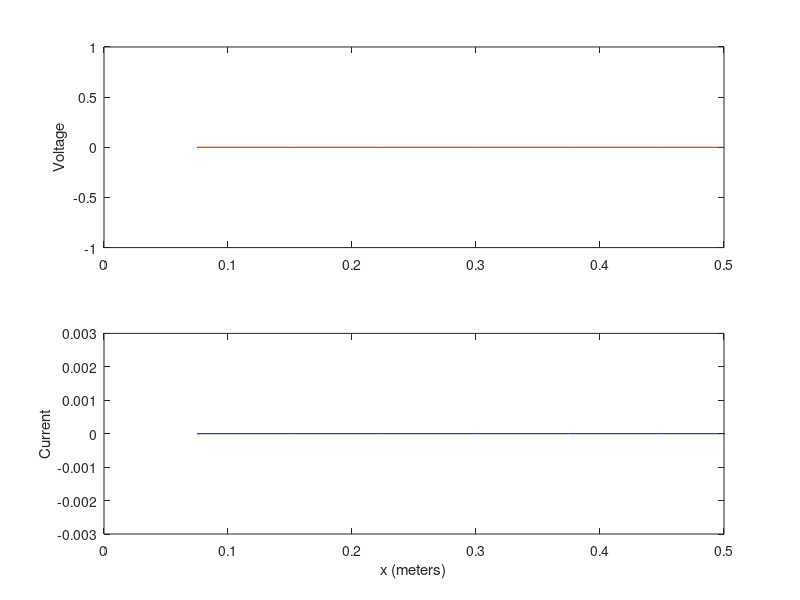

Write MATLAB code to recreate this figure. (Note: this script raises an error after producing the figure.)

%  1D-FDTD code for the solution of the transmission line equations. 
%  parallel RC elements are added to the load end.
%  a matching network (at f = 100MHz) is inserted, with a capacitor placed
%  at a distance d = 0.207*lambda from the load, in parallel with the source.
%
%  Calculation of S11 term is performed.
%
%                            <---------------- d ---------------->
%       ----------------------------------------------------------
%                            |                                    |
%                            |                                   ---  
%                            |                                  |   |
%                            -  C_mid                    C_load -   > R_load
%                            -                                  -   <
%                            |                                  |___|
%                            |                                    |
%       ---------------------------------------------------------- 
%
%  Ana C. C. Couto, CNPq Science Without Borders,
%  supervised by Costas D. Sarris,   
%  Department of Electrical and Computer Engineering,
%  University of Toronto 
%
%  ECE 1252H, Summer 2016

close all;
clear ; 
clf   ;  % initialization
clc   ;

% UNITS
meters = 1;
centimeters = 1e-2 * meters;
millimeters = 1e-3 * meters;
inches      = 2.54 * centimeters;
feet        = 12 * inches;
seconds     = 1;
hertz       = 1/seconds;
kilohertz   = 1e3 * hertz;
megahertz   = 1e6 * hertz;
gigahertz   = 1e9 * hertz;

%%%% FDTD PARAMETERS AND PROGRAM CONSTANTS
c0 = 299792458 * meters/seconds;   % speed of light in free space
e0 = 8.8541878176e-12 * 1/meters;  % permittivity of free space 
u0 = 1.2566370614e-6 * 1/meters;   % permeability of free space

fmax  = 1e-1*gigahertz      ;        % gaussian excitation parameters
Ts    = 1./(2.*fmax) ;
t0    = 3.*Ts        ; 

fsin  = fmax;                       % fixed frequency for sin wave
w     = 2*pi*fsin;                  % omega frequency
k     = w./c0;                      % wave number

time_steps = 1998;                  % time steps to be run
Ncells     = 800;                   % number of cells 
dx         = c0/fmax/40. * meters;  % cell size is chosen lambda/40
s          = 0.8;                   % CFL number
dt         = s*dx/c0;               % time step duration
tm         = dt*(1:time_steps) ;    
N_FFT      = time_steps;
FREQ       = linspace(0,fmax,N_FFT);
freq       = (1/dt)*(0:N_FFT/2)/N_FFT ;
w_array    = 2*pi*FREQ;             % angular frequency array
K          = exp(-1i*2*pi*dt*FREQ);
REF        = zeros(1,N_FFT);        % initializing fourier transforms
REC        = zeros(1,N_FFT);
SRC        = zeros(1,N_FFT);
nsamp      = Ncells-50 ;

L_dis   = ((pi*1e-7)/1.88365)*ones(1,Ncells) ;  % distributed inductance
C_dis   = (1.0./(L_dis*(c0*c0)));    % distributed capacitance
R_dis   = zeros(1,Ncells) ;          % distributed resistance
G_dis   = zeros(1,Ncells) ;          % distributed conductance
Zc      = sqrt(L_dis/C_dis)  ;       % impedance of the line
Rs      = 0.01;                       % resistance of the source

R_load  = 125;                        % resistance of the load
C_load  = 2.548e-11;                 % capacitance of the load
L_load  = 2e119;                     % inductance of the load
C_mid   = 50e-12;                    % capacitor inserted in the middle

YL = (1./R_load) + 1i.*w_array.*C_load; % admittance of the load
ZL = 1./YL;                             % impedance of the load

% LOAD ELEMENTS LOCATION AND UPDATE
  ncap         = Ncells-8;         % cell of load capacitor
  C_dis(ncap)  = C_mid./dx;        % updated capacitance at the middle


% ARRAYS OF VOLTAGE AND CURRENT
vn(1:Ncells+1) = 0 ;  
in(1:Ncells)   = 0 ; 
inind          = 0 ;
sn             = 0 ;

v1m_prev  = 0 ;  % auxiliary variable for Boundary C.


% TRANSMISSION LINE EQS' AND BOUNDARY CONDITION CONSTANTS
vrel = (G_dis*dt)./(2.*C_dis) ;
irel = (R_dis*dt)./(2.*L_dis) ;

cin  = (1 - irel)./(1 + irel)       ;
ain  = dt./( L_dis.*dx.*(1.+irel) ) ; 

cvn  = (1 - vrel)./(1 + vrel)       ;
avn  = dt./( C_dis.*dx.*(1.+vrel) ) ; 

mur_coef = (s - 1)/(s + 1) ; 

% constants for phase equation of 3 elements together
cat = 1 + dt.*(G_dis.*dx + 1./R_load)./(2.*C_load + 2.*C_dis.*dx);
cbt = 1 - dt.*(G_dis.*dx + 1./R_load)./(2.*C_load + 2.*C_dis.*dx);
cct = dt./(C_load + C_dis.*dx);
cdt = (dt.*dt)./(4.*L_load.*(C_load + C_dis.*dx));
cet = cdt;
cft = dt./(C_load + C_dis.*dx);
cgt = dt./(2.*L_load);

% == MOVIE INITIALIZATION ==

x=linspace(dx, Ncells*dx, Ncells) ; 
 
subplot(2,1,1),plot(x,vn(1:Ncells),'r'),axis([0 .5 -1 1]);
ylabel('Voltage');

subplot(2,1,2),plot(x,in,'b'),axis([0 .5 -3.0e-3 3.0e-3]);
xlabel('x (meters)');ylabel('Current');

rect=get(gcf,'Position');
rect(1:2)=[0 0];

M=moviein(time_steps/80,gcf,rect);

vrec = zeros(1, time_steps) ;

%
% Marching-in-time loop
%
 
tn = 0;
xn = 0;
for n = 1:time_steps 

  % ================
  %  Voltage update
  % ================ 

   vn(2:Ncells-1) = cvn(2:Ncells-1).*vn(2:Ncells-1) -...
                  avn(2:Ncells-1).*( in(2:Ncells-1) - in(1:Ncells-2) )  ;  

   % -- boundary conditions
   us = exp(-((tn-t0)/Ts)^2);  % source term
   us_array = exp(-((tm-t0)./Ts).*((tm-t0)./Ts));
   us1 = exp(-((tn+dt-t0)./Ts).*((tn+dt-t0)./Ts)); % source term on time n+1
   cus = 0.5*(us+us1); % avarage term that gives source on time n+1/2
   
   vn(1) = v1m_prev + mur_coef*(vn(2) - vn(1))               ; 
   
   v1m_prev = vn(2);
   
   % boundary equations at last cell
   
   % calculation of inductor current via voltage integral
   sn = sn + vn(Ncells); 
   inind = (dt./L_load).*sn;
            
   % using phase function and accounting for time difference for i and v             
    vn(Ncells) = ((cbt(Ncells)-cet(Ncells))./(cat(Ncells)+cdt(Ncells))).*vn(Ncells)-...
                 inind.*cct(Ncells)./(cat(Ncells)+cdt(Ncells)) + ...
                 in(Ncells-1).*cft(Ncells)./(cat(Ncells)+cdt(Ncells));
               
   % -- source (transparent)
   tn = tn + dt;
   vn(1) = us;                         % gaussian source
   
   % recorded field

   vrec(n) = vn(nsamp);

   % current update

   in(1:Ncells) = cin(1:Ncells).*in(1:Ncells) -... 
                  ain(1:Ncells).*( vn(2:Ncells+1) - vn(1:Ncells) ) ; 
                
%
% VISUALISATION
%

 if mod(n,80)==0;

   rtime=num2str(round(n*dt/1.0e-12));
   cstep=num2str(n) ;

   subplot(2,1,1),plot(x,vn(1:Ncells),'r'),axis([0 Ncells*dx -2 2]);
   title(['time = ',rtime,' ps',' step=',cstep]);
   ylabel('Voltage');

   subplot(2,1,2),plot(x,in,'b'),axis([0 Ncells*dx -.08 .08]);
   xlabel('x (meters)');ylabel('Current');

  M(:,n/80)=getframe(gcf,rect);
 
 end

end

movie(gcf,M,0,80,rect) 


%% Conversion to frequency domain

% fft using source
tinc = tm - (nsamp-1)*dx/c0 ;
vinc = exp(-((tinc-t0)./Ts).*((tinc-t0)./Ts))  ;
Fvref = fft(vrec-vinc, N_FFT) ;
Fvinc = fft(vinc , N_FFT) ;
S11_fft1  = Fvref./Fvinc ;

figure(3)
plot(1.e-7*freq,  20.*log10(abs(S11_fft1(1:N_FFT/2+1))),...
    '--', 'Linewidth', 2) ;
axis([0 11 -40 5])
xlabel('Frequency [10 MHz]', 'fontsize', 16) ;
ylabel('fft source S_{11} [dBs]', 'fontsize', 16)
grid on
